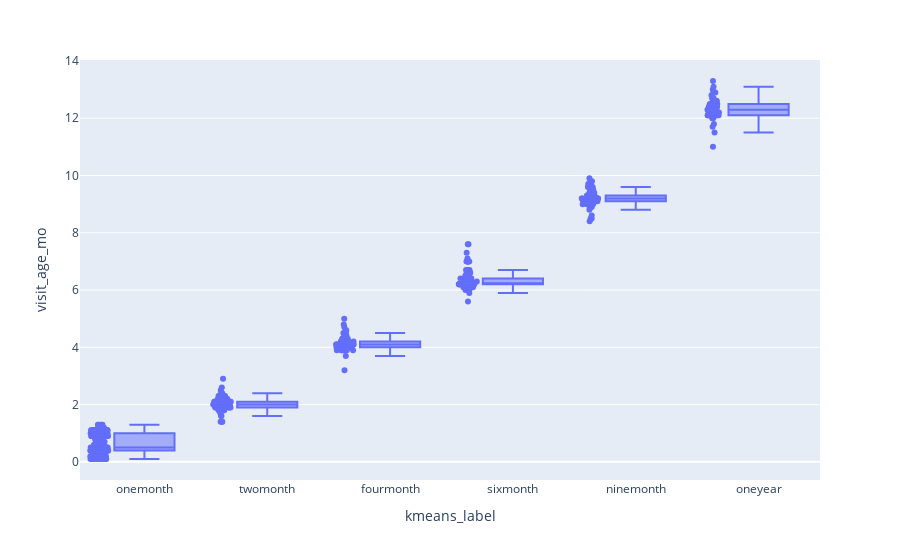

Source (notebook cell):
### Markdown cell above
**Data Issue**:

In the plot above the x-axis are the categories and the y-axis is the actuall `visit_age_mo` of the samples. 

<br></br>
We can see that there are some overlaps between the different categories. In order to solve this will use `kmeans` algorithm to cluster points together according to the `visit_age_mo` and train the classification model on those categories.

### Code cell
no_sick_df = merge_df[merge_df.sample_time != 'sick']
X = no_sick_df.visit_age_mo.to_numpy().reshape(-1,1)

labels = no_sick_df.sample_time.unique()
kmeans = KMeans(n_clusters=6, random_state=666).fit(X)
args_res = np.argsort(kmeans.cluster_centers_.reshape(-1))
labels = list(map(lambda x: labels[np.where(args_res == x)[0][0]+2] ,kmeans.labels_))
# labels = list(map(lambda x: np.where(args_res == x)[0][0] ,kmeans.labels_))
no_sick_df = no_sick_df.assign(kmeans_label=labels)

px.box(no_sick_df,x='kmeans_label',y='visit_age_mo',points='all')

### Figure 1 — Plotly figure (JSON) as saved in the notebook; plotly's stock layout.template omitted (floating-point values rounded to 4 significant figures; data arrays with more than 128 entries replaced by an {"elided": "..."} marker saying what was removed)
{"data": [{"alignmentgroup": "True", "boxpoints": "all", "hovertemplate": "kmeans_label=%{x}<br>visit_age_mo=%{y}<extra></extra>", "legendgroup": "", "marker": {"color": "#636efa"}, "name": "", "notched": false, "offsetgroup": "", "orientation": "v", "showlegend": false, "type": "box", "x": {"elided": "783 str values"}, "x0": " ", "xaxis": "x", "y": {"elided": "783 float values"}, "y0": " ", "yaxis": "y"}], "layout": {"boxmode": "group", "legend": {"tracegroupgap": 0}, "margin": {"t": 60}, "xaxis": {"anchor": "y", "domain": [0, 1], "title": {"text": "kmeans_label"}}, "yaxis": {"anchor": "x", "domain": [0, 1], "title": {"text": "visit_age_mo"}}}}
